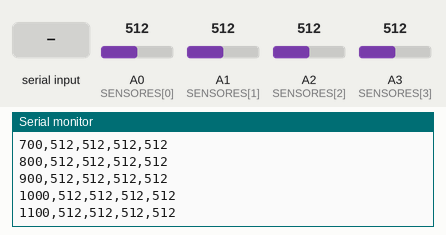
Bench run of a sketch on a simulated Arduino Uno, built with avr-gcc and run on an emulated ATmega328P. Shown: the last lines printed to the serial monitor. The inputs (shaded band) are chosen by the test bench; at power-on: A0 (SENSORES[0]) = 512, A1 (SENSORES[1]) = 512, A2 (SENSORES[2]) = 512, A3 (SENSORES[3]) = 512.

Above: at 1.2 s.
1.3 s: "r" received over Serial
2.8 s: "p" received over Serial
At 2.81 s:
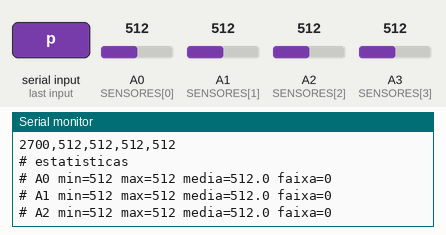
4.3 s: A0 (SENSORES[0]) set to 716
At 4.32 s:
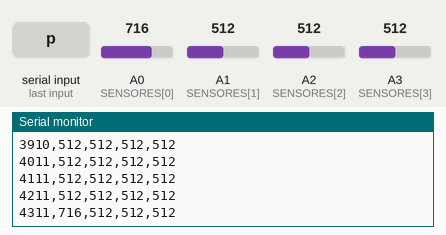
5.8 s: A1 (SENSORES[1]) set to 716
At 5.82 s:
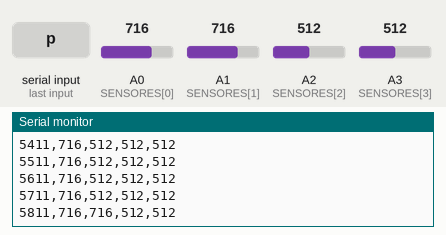
7.3 s: A2 (SENSORES[2]) set to 716
At 7.32 s:
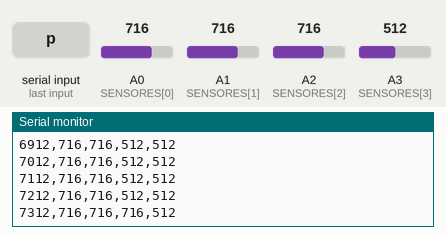
8.8 s: A3 (SENSORES[3]) set to 716
At 8.82 s:
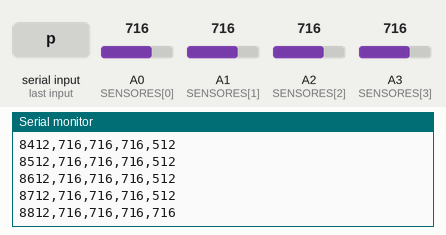

The sketch:

03_refletancia.ino
```cpp
/*
 * TESTE 03 - Sensores de refletância
 *
 * Aproxime cada sensor de uma superfície clara e depois de uma linha preta.
 * Os valores aparecem no monitor serial para comparação.
 *
 * Durante a coleta, use:
 *   r - zera as estatísticas acumuladas
 *   p - imprime mínimo, máximo, média e faixa por sensor
 */

const uint8_t SENSORES[] = {A0, A1, A2, A3};
const uint8_t QUANTIDADE = sizeof(SENSORES) / sizeof(SENSORES[0]);
const unsigned long INTERVALO_AMOSTRA_MS = 100;

uint16_t minimos[QUANTIDADE];
uint16_t maximos[QUANTIDADE];
uint32_t somas[QUANTIDADE];
uint32_t amostras = 0;
unsigned long ultimaAmostra = 0;

void zerarEstatisticas() {
  for (uint8_t i = 0; i < QUANTIDADE; i++) {
    minimos[i] = 1023;
    maximos[i] = 0;
    somas[i] = 0;
  }
  amostras = 0;
}

void imprimirEstatisticas() {
  Serial.println(F("# estatisticas"));
  if (amostras == 0) {
    Serial.println(F("# sem_amostras"));
    return;
  }

  for (uint8_t i = 0; i < QUANTIDADE; i++) {
    Serial.print(F("# A"));
    Serial.print(i);
    Serial.print(F(" min="));
    Serial.print(minimos[i]);
    Serial.print(F(" max="));
    Serial.print(maximos[i]);
    Serial.print(F(" media="));
    Serial.print((float)somas[i] / amostras, 1);
    Serial.print(F(" faixa="));
    Serial.println(maximos[i] - minimos[i]);
  }
  Serial.print(F("# amostras="));
  Serial.println(amostras);
}

void processarComandos() {
  while (Serial.available() > 0) {
    char comando = Serial.read();
    if (comando == 'r' || comando == 'R') {
      zerarEstatisticas();
      Serial.println(F("# estatisticas_resetadas"));
    } else if (comando == 'p' || comando == 'P') {
      imprimirEstatisticas();
    }
  }
}

void setup() {
  Serial.begin(115200);
  for (uint8_t i = 0; i < QUANTIDADE; i++) {
    pinMode(SENSORES[i], INPUT);
  }
  zerarEstatisticas();
  Serial.println(F("\n=== TESTE 03: SENSORES DE LINHA ==="));
  Serial.println(F("Mova os sensores sobre o piso claro e sobre a linha preta."));
  Serial.println(F("Envie R para zerar ou P para imprimir estatisticas."));
  Serial.println(F("tempo_ms,sensor_A0,sensor_A1,sensor_A2,sensor_A3"));
}

void loop() {
  processarComandos();
  unsigned long agora = millis();
  if (agora - ultimaAmostra < INTERVALO_AMOSTRA_MS) return;
  ultimaAmostra = agora;

  Serial.print(millis());
  for (uint8_t i = 0; i < QUANTIDADE; i++) {
    uint16_t valor = analogRead(SENSORES[i]);
    if (valor < minimos[i]) minimos[i] = valor;
    if (valor > maximos[i]) maximos[i] = valor;
    somas[i] += valor;
    Serial.print(',');
    Serial.print(valor);
  }
  amostras++;
  Serial.println();
}
```

Measured:
- after the input at 2.8 s, the serial monitor: prints a new line at once (image 1)
- after the input at 4.3 s, the serial monitor: prints a new line at once (image 2)
- after the input at 5.8 s, the serial monitor: prints a new line at once (image 3)
- after the input at 7.3 s, the serial monitor: prints a new line at once (image 4)
- after the input at 8.8 s, the serial monitor: prints a new line at once (image 5)
